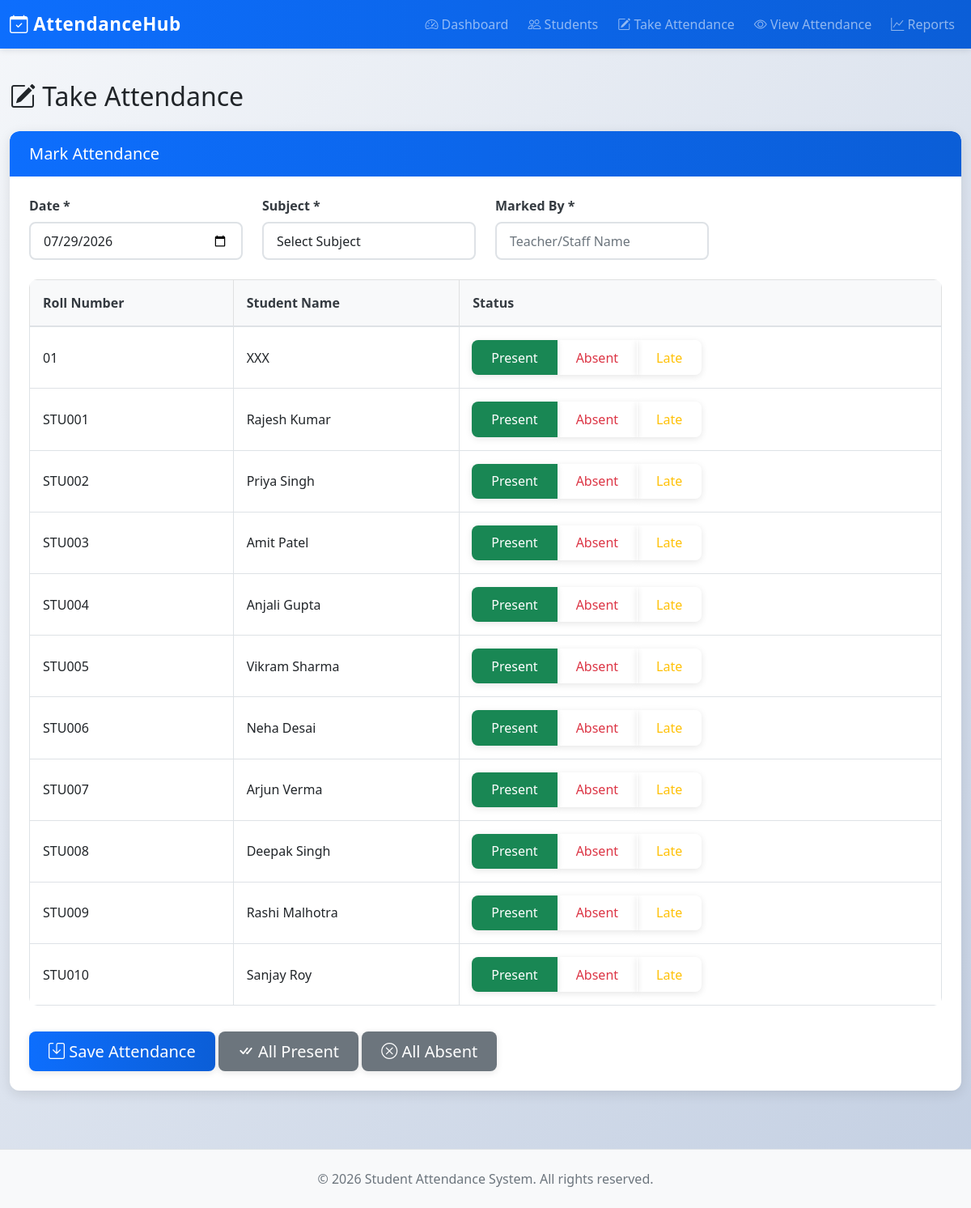
The app's page /take_attendance with its own data.
### tables this page shows
CREATE TABLE students (
            id INTEGER PRIMARY KEY AUTOINCREMENT,
            roll_number TEXT UNIQUE NOT NULL,
            name TEXT NOT NULL,
            class_name TEXT NOT NULL,
            section TEXT,
            email TEXT,
            phone TEXT,
            created_at TIMESTAMP DEFAULT CURRENT_TIMESTAMP
        );

### app.py (the view, shortened to what this page needs)
@app.route('/take_attendance', methods=['GET', 'POST'])
def take_attendance():
    subjects = database.get_subjects()
    today = date.today().isoformat()
    students_list = database.get_all_students()
    return render_template('take_attendance.html',
                         students=students_list,
                         subjects=subjects,
                         today=today)

### database.py (called while the page is built)
def get_connection():
    return sqlite3.connect(DB_PATH)

def get_all_students():
    conn = get_connection()
    cursor = conn.cursor()
    cursor.execute('SELECT * FROM students ORDER BY roll_number')
    students = cursor.fetchall()
    conn.close()
    return students

def get_subjects():
    conn = get_connection()
    cursor = conn.cursor()
    cursor.execute('SELECT name FROM subjects ORDER BY name')
    subjects = [row[0] for row in cursor.fetchall()]
    conn.close()
    return subjects

### templates/take_attendance.html (shortened to what this page needs)
{% extends "base.html" %}
{% block content %}
<h2 class="mb-4"><i class="bi bi-pencil-square"></i> Take Attendance</h2>
<div class="card">
    <div class="card-header bg-primary text-white">
        <h5 class="mb-0">Mark Attendance</h5>
    </div>
    <div class="card-body">
        <form method="POST" id="attendanceForm">
            <div class="row mb-4">
                <div class="col-md-3">
                    <label for="date" class="form-label">Date *</label>
                    <input type="date" class="form-control" id="date" name="date" value="{{ today }}" required>
                </div>
                <div class="col-md-3">
                    <label for="subject" class="form-label">Subject *</label>
                    <select class="form-control" id="subject" name="subject" required>
                        <option value="">Select Subject</option>
                    </select>
                </div>
                <div class="col-md-3">
                    <label for="marked_by" class="form-label">Marked By *</label>
                    <input type="text" class="form-control" id="marked_by" name="marked_by" placeholder="Teacher/Staff Name" required>
                </div>
            </div>
            <div class="table-responsive">
                <table class="table table-bordered">
                    <thead class="table-light">
                        <tr>
                            <th>Roll Number</th>
                            <th>Student Name</th>
                            <th>Status</th>
                        </tr>
                    </thead>
                    <tbody>
                        {% for student in students %}
                        <tr>
                            <td>{{ student[1] }}</td>
                            <td>{{ student[2] }}</td>
                            <td>
                                <div class="btn-group" role="group">
                                    <label class="btn btn-outline-success" for="present_{{ student[0] }}">Present</label>
                                    <label class="btn btn-outline-danger" for="absent_{{ student[0] }}">Absent</label>
                                    <label class="btn btn-outline-warning" for="late_{{ student[0] }}">Late</label>
                                </div>
                            </td>
                        </tr>
                        {% endfor %}
                    </tbody>
                </table>
            </div>
            <div class="mt-3">
                <button type="submit" class="btn btn-primary btn-lg">
                    <i class="bi bi-save"></i> Save Attendance
                </button>
                <button type="button" class="btn btn-secondary btn-lg" onclick="markAll('Present')">
                    <i class="bi bi-check-all"></i> All Present
                </button>
                <button type="button" class="btn btn-secondary btn-lg" onclick="markAll('Absent')">
                    <i class="bi bi-x-circle"></i> All Absent
                </button>
            </div>
        </form>
    </div>
</div>
{% endblock %}

### static/style.css (style rules this page uses)
:root { --primary-color: #0d6efd; --success-color: #198754; --danger-color: #dc3545; --warning-color: #ffc107; --info-color: #0dcaf0; --light-gray: #f8f9fa; --dark-gray: #343a40; }
* { margin: 0; padding: 0; box-sizing: border-box; }
body { background: linear-gradient(135deg, #f5f7fa 0%, #c3cfe2 100%); font-family: 'Segoe UI', Tahoma, Geneva, Verdana, sans-serif; min-height: 100vh; display: flex; flex-direction: column; }
.card { border: none; border-radius: 12px; box-shadow: 0 4px 15px rgba(0, 0, 0, 0.1); transition: all 0.4s cubic-bezier(0.25, 0.46, 0.45, 0.94); overflow: hidden; }
.card-header { border-radius: 12px 12px 0 0 !important; font-weight: 600; border: none; background: linear-gradient(90deg, var(--primary-color) 0%, #0b5ed7 100%) !important; color: white !important; padding: 1rem 1.5rem; }
.card-body { padding: 1.5rem; }
.btn { border-radius: 8px; padding: 0.6rem 1.5rem; font-weight: 500; transition: all 0.3s ease; border: none; box-shadow: 0 2px 8px rgba(0, 0, 0, 0.1); }
.btn-primary { background: linear-gradient(90deg, #0d6efd 0%, #0b5ed7 100%); border: none; }
.btn-outline-success:checked + label, .btn-check:checked + .btn-outline-success { background-color: #198754; border-color: #198754; color: white; }
.table { background-color: white; border-radius: 10px; overflow: hidden; }
.table thead th { background-color: #f8f9fa; border-bottom: 2px solid #dee2e6; font-weight: 600; color: var(--dark-gray); padding: 1rem; }
.table tbody tr { transition: all 0.3s ease; border-bottom: 1px solid #dee2e6; }
.table tbody td { padding: 1rem; vertical-align: middle; }
.form-control, .form-select { border-radius: 8px; border: 2px solid #dee2e6; padding: 0.6rem 1rem; transition: all 0.3s ease; font-size: 1rem; }
.form-label { font-weight: 600; color: var(--dark-gray); margin-bottom: 0.5rem; }
.card { animation: fadeIn 0.5s ease-out; }
.card i { transition: all 0.3s ease; }

### records on screen
students: roll_number "01", name "XXX"
students: roll_number "STU001", name "Rajesh Kumar"
students: roll_number "STU002", name "Priya Singh"
students: roll_number "STU003", name "Amit Patel"
students: roll_number "STU004", name "Anjali Gupta"
students: roll_number "STU005", name "Vikram Sharma"
students: roll_number "STU006", name "Neha Desai"
students: roll_number "STU007", name "Arjun Verma"
students: roll_number "STU008", name "Deepak Singh"
students: roll_number "STU009", name "Rashi Malhotra"
students: roll_number "STU010", name "Sanjay Roy"
